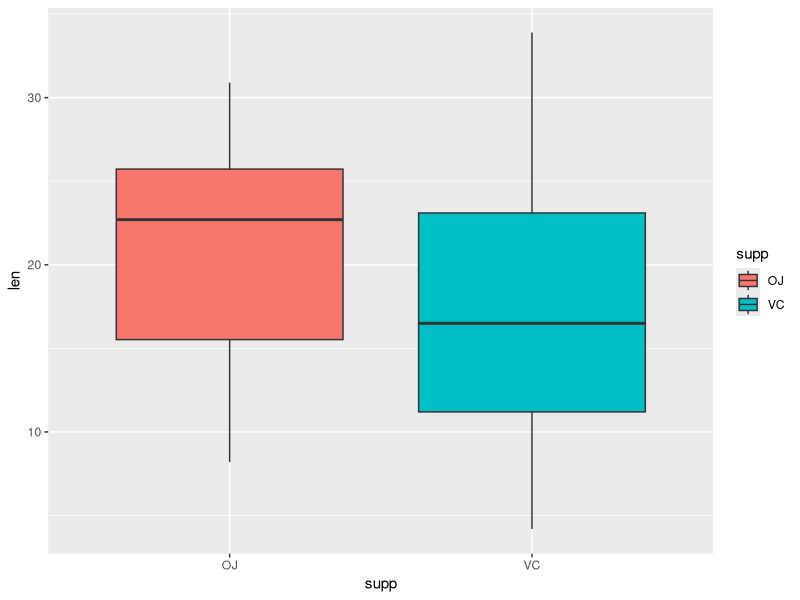
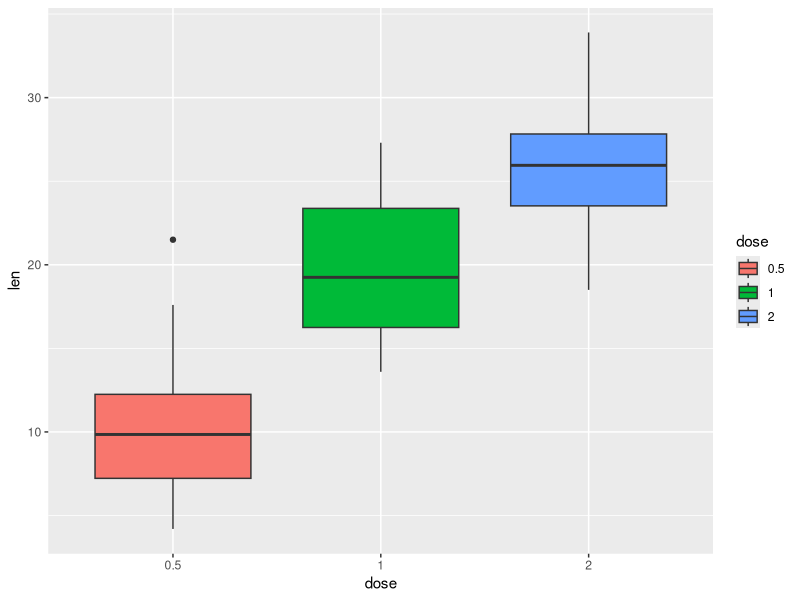

Reproduce these figures in R, in order.
## ---- chunk 1
options(scipen=999)
required <- function(wd) {
setwd(wd)                        
if (!require("dplyr")) { install.packages("dplyr"); require("dplyr") }
if (!require("ggplot2")) { install.packages("ggplot2"); require("ggplot2") }
}
required("C:/Users/johnakwei/Desktop/Coursera/StatisticalInference/CourseProject")
## ---- chunk 2
data(ToothGrowth)
ToothGrowth$dose <- factor(ToothGrowth$dose)
## ---- chunk 3
ggplot(data=ToothGrowth, aes(x=supp, y=len)) + 
geom_boxplot(aes(fill=supp))
ggplot(data=ToothGrowth, aes(x=dose, y=len)) + 
geom_boxplot(aes(fill=dose))
## ---- chunk 4
OJ <- filter(ToothGrowth, supp=="OJ")
VC <- filter(ToothGrowth, supp=="VC")
t.test(OJ$len,VC$len, paired=F)$conf.int
## ---- chunk 5
doses <- distinct(select(ToothGrowth, dose))$dose
dose1 <- filter(ToothGrowth, dose==doses[1])
dose2 <- filter(ToothGrowth, dose==doses[2])
dose3 <- filter(ToothGrowth, dose==doses[3])

t.test(dose1$len, dose2$len, paired=F)$conf.int
t.test(dose1$len, dose3$len, paired=F)$conf.int
t.test(dose2$len, dose3$len, paired=F)$conf.int
# t.test(len~supp, data=tg1)
